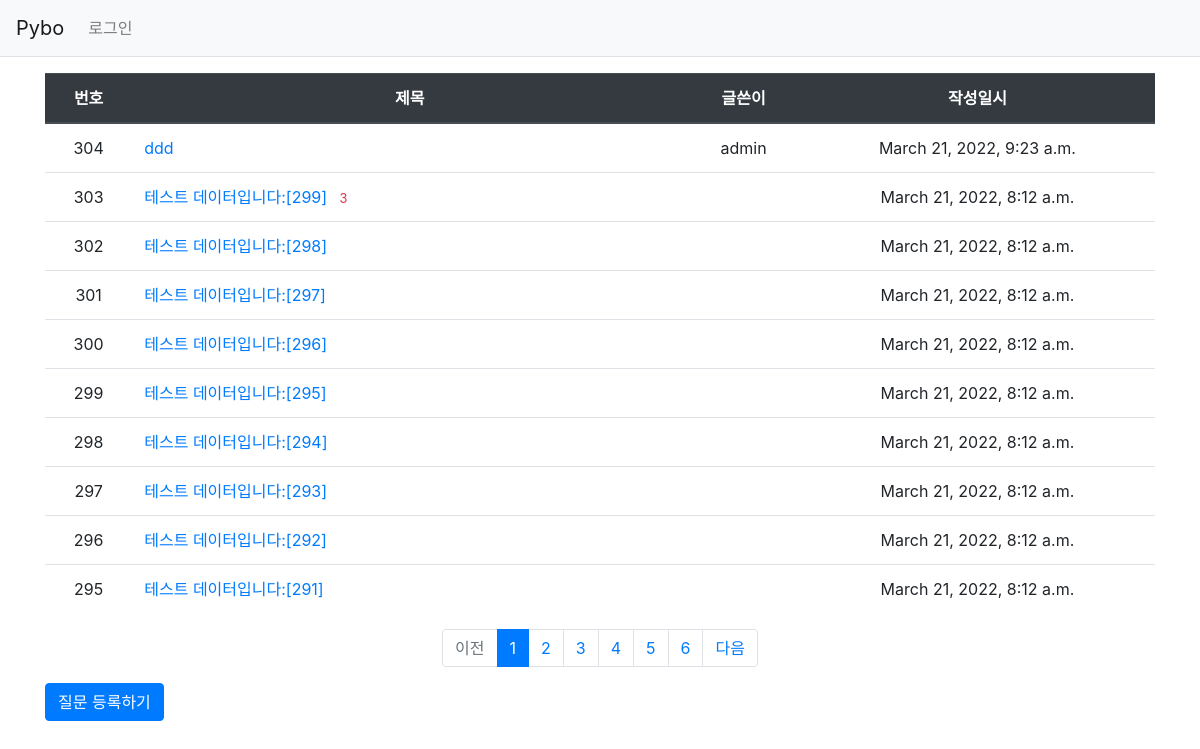
Screenshot of /pybo/ with the database file from the repository.
### pybo/models.py (models this page shows, shortened)
class Question(models.Model):
    subject = models.CharField(max_length=200)
    content = models.TextField()
    create_date = models.DateTimeField()
    author = models.ForeignKey(User, on_delete=models.CASCADE, null=True)
    modify_date = models.DateTimeField(null=True, blank=True)

### pybo/views/base_views.py (the view)
# urls.py: path('', base_views.index, name='index'),  # '/' 에 해당되는 path
def index(request):
    page = request.GET.get('page', '1')  # 페이지
    question_list = Question.objects.order_by('-create_date')
    paginator = Paginator(question_list, 10)  # 페이지당 10개씩 보여주기
    page_obj = paginator.get_page(page)
    context = {'question_list': page_obj}
    return render(request, 'pybo/question_list.html', context)

### pybo/templatetags/pybo_filter.py (called while the page is built)
@register.filter
def sub(value, arg):
    return value - arg

### templates/pybo/question_list.html (shortened to what this page needs)
{% extends 'base.html' %}
{% load pybo_filter %}
{% block content %}
<div class="container my-3">
    <table class="table">
        <thead>
        <tr class="text-center thead-dark">
            <th>번호</th>
            <th style="width:50%">제목</th>
            <th>글쓴이</th>
            <th>작성일시</th>
        </tr>
        </thead>
        <tbody>
        {% if question_list %}
        {% for question in question_list %}
        <tr class="text-center">
            <td>
                {{ question_list.paginator.count|sub:question_list.start_index|sub:forloop.counter0|add:1 }}
            </td>
            <td class="text-left">
                <a href="{% url 'pybo:detail' question.id %}">{{ question.subject }}</a>
                {% if question.answer_set.count > 0 %}
                <span class="text-danger small ml-2">{{ question.answer_set.count }}</span>
                {% endif %}
            </td>
            <td>{{ question.author.username }}</td>
            <td>{{ question.create_date }}</td>
        </tr>
        {% endfor %}
        {% else %}
        <tr>
            <td colspan="3">질문이 없습니다.</td>
        </tr>
        {% endif %}
        </tbody>
    </table>
    <ul class="pagination justify-content-center">
        {% if question_list.has_previous %}
        <li class="page-item">
            <a class="page-link" href="?page={{ question_list.previous_page_number }}">이전</a>
        </li>
        {% else %}
        <li class="page-item disabled">
            <a class="page-link" tabindex="-1" aria-disabled="true" href="#">이전</a>
        </li>
        {% endif %}
        {% for page_number in question_list.paginator.page_range %}
        {% if page_number >= question_list.number|add:-5 and page_number <= question_list.number|add:5 %}
            {% if page_number == question_list.number %}
            <li class="page-item active" aria-current="page">
                <a class="page-link" href="?page={{ page_number }}">{{ page_number }}</a>
            </li>
            {% else %}
            <li class="page-item">
                <a class="page-link" href="?page={{ page_number }}">{{ page_number }}</a>
            </li>
            {% endif %}
        {% endif %}
        {% endfor %}
        {% if question_list.has_next %}
        <li class="page-item">
            <a class="page-link" href="?page={{ question_list.next_page_number }}">다음</a>
        </li>
        {% else %}
        <li class="page-item disabled">
            <a class="page-link" tabindex="-1" aria-disabled="true" href="#">다음</a>
        </li>
        {% endif %}
    </ul>
    <a href="{% url 'pybo:question_create' %}" class="btn btn-primary">질문 등록하기</a>
</div>
{% endblock %}

### templates/base.html (shortened to what this page needs)
{% load static %}
<!doctype html>
<html lang="ko">
<head>
    <link rel="stylesheet" type="text/css" href="{% static 'bootstrap.min.css' %}">
    <link rel="stylesheet" type="text/css" href="{% static 'style.css' %}">
</head>
<body>
{% include "navbar.html" %}
{% block content %}
{% endblock %}
</body>
</html>

### templates/navbar.html (shortened to what this page needs)
<nav class="navbar navbar-expand-lg navbar-light bg-light border-bottom">
    <a class="navbar-brand" href="{% url 'pybo:index' %}">Pybo</a>
    <div class="collapse navbar-collapse flex-grow-0" id="navbarNav">
        <ul class="navbar-nav">
            <li class="nav-item ">
                {% if user.is_authenticated %}
                <a class="nav-link" href="{% url 'common:logout' %}">{{ user.username }} (로그아웃)</a>
                {% else %}
                <a class="nav-link" href="{% url 'common:login' %}">로그인</a>
                {% endif %}
            </li>
        </ul>
    </div>
</nav>

### rows the page displays
Question: paginator.count|sub "304", subject "ddd", author.username "admin", create_date "March 21, 2022, 9:23 a.m."
Question: paginator.count|sub "303", subject "테스트 데이터입니다:[299]", answer_set.count "3", create_date "March 21, 2022, 8:12 a.m."
Question: paginator.count|sub "302", subject "테스트 데이터입니다:[298]", create_date "March 21, 2022, 8:12 a.m."
Question: paginator.count|sub "301", subject "테스트 데이터입니다:[297]", create_date "March 21, 2022, 8:12 a.m."
Question: paginator.count|sub "300", subject "테스트 데이터입니다:[296]", create_date "March 21, 2022, 8:12 a.m."
Question: paginator.count|sub "299", subject "테스트 데이터입니다:[295]", create_date "March 21, 2022, 8:12 a.m."
Question: paginator.count|sub "298", subject "테스트 데이터입니다:[294]", create_date "March 21, 2022, 8:12 a.m."
Question: paginator.count|sub "297", subject "테스트 데이터입니다:[293]", create_date "March 21, 2022, 8:12 a.m."
Question: paginator.count|sub "296", subject "테스트 데이터입니다:[292]", create_date "March 21, 2022, 8:12 a.m."
Question: paginator.count|sub "295", subject "테스트 데이터입니다:[291]", create_date "March 21, 2022, 8:12 a.m."

### other values shown
{{ page_number }} "1"
{{ page_number }} "2" "3" "4" "5" "6"
